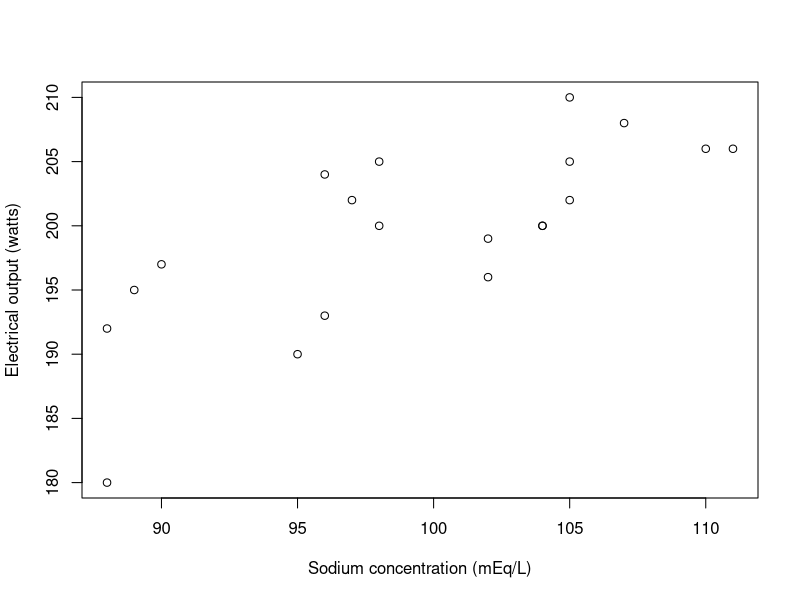

Recreate this plot in R.
## ---- chunk 1
knitr::opts_chunk$set(echo = TRUE)
## ---- chunk 2
dat3 = data.frame(sodium = c(95,104,88,97,102,89,104,105,111,88,
                             98,102,96,105,107,105,96,90,110,98),
                  elec = c(190,200,192,202,196,195,200,202,206,180,
                            205,199,193,205,208,210,204,197,206,200))
## ---- chunk 3
dat3
## ---- chunk 4
#Average and standard deviation of sodium
mean(dat3$sodium)
sd(dat3$sodium)

#Average and standard deviation of elec
mean(dat3$elec)
sd(dat3$elec)

## ---- chunk 5
plot(dat3$elec~dat3$sodium,
        ylab = "Electrical output (watts)", xlab = "Sodium concentration (mEq/L)")
## ---- chunk 6
#Perform a correlation analysis and print Pearson's r, p-value, and associated statistics
cor.test(dat3$sodium, dat3$elec, method = c("pearson"))
